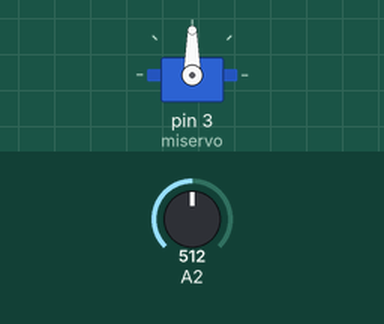
This sketch was run on a simulated Arduino Uno, built with avr-gcc and run on an emulated ATmega328P. On the bench: servo. Inputs (shaded band) come from the test bench; at power-on: A2 = 512.

Above: at 1.2 s.
1.3 s: A2 set to 716
At 2.3 s:
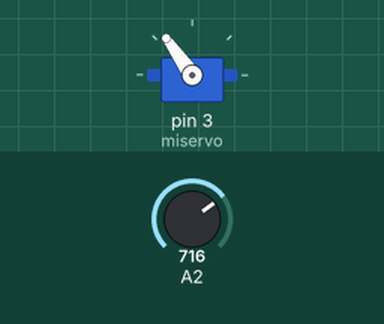
2.8 s: A2 set to 900
At 3.2 s:
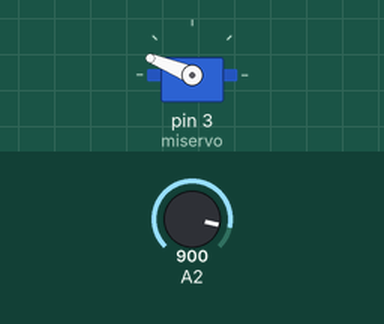
4.3 s: A2 set to 1023
At 4.6 s:
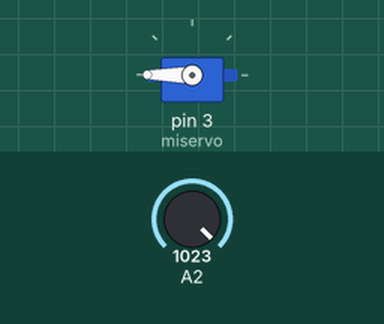
5.8 s: A2 set to 306
At 6.7 s:
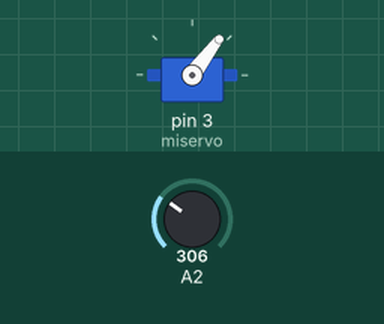
7.3 s: A2 set to 122
At 8.1 s:
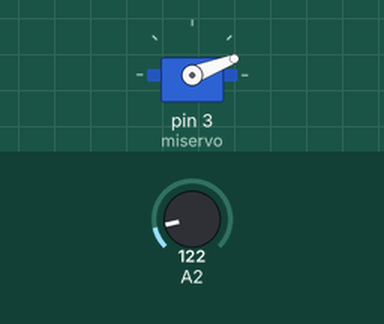
Timing chart, 0 to 9.8 s (numbered marks = the images above; inputs shaded):
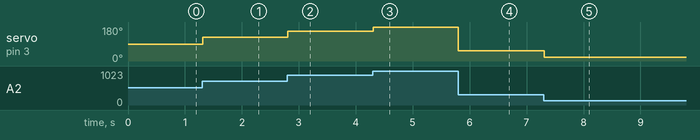

The sketch:

servo_potenciometro.ino
```cpp
#include <Servo.h>
Servo miservo;
int valorPot = 2;
void setup() {
     miservo.attach(3);
}
void loop() {
     valorPot = analogRead(2);
/*Los valores de analogRead() van desde 0 a 1023 y los valores
aceptados por miservo.write() van desde 0 a 180, por eso reajustamos
el valor leído para poderlo utilizar con el servomotor. En este caso
particular, como los mínimos de ambos rangos son 0, en vez de map()
podríamos haber escrito una simple regla de proporcionalidad, mediante
la fórmula valorPot=valorPot*(180.0/1023.0)*/

     valorPot = map(valorPot, 0, 1023, 0, 180);
     miservo.write(valorPot);
     delay(15);  //Para dar tiempo al servo a moverse
}
```

Measured:
- after the input at 1.3 s, servo on pin 3 (miservo): 90° → 125° at once
- after the input at 2.8 s, servo on pin 3 (miservo): 125° → 158° at once
- after the input at 4.3 s, servo on pin 3 (miservo): 158° → 180° at once
- after the input at 5.8 s, servo on pin 3 (miservo): 180° → 53° at once
- after the input at 7.3 s, servo on pin 3 (miservo): 53° → 21° at once
